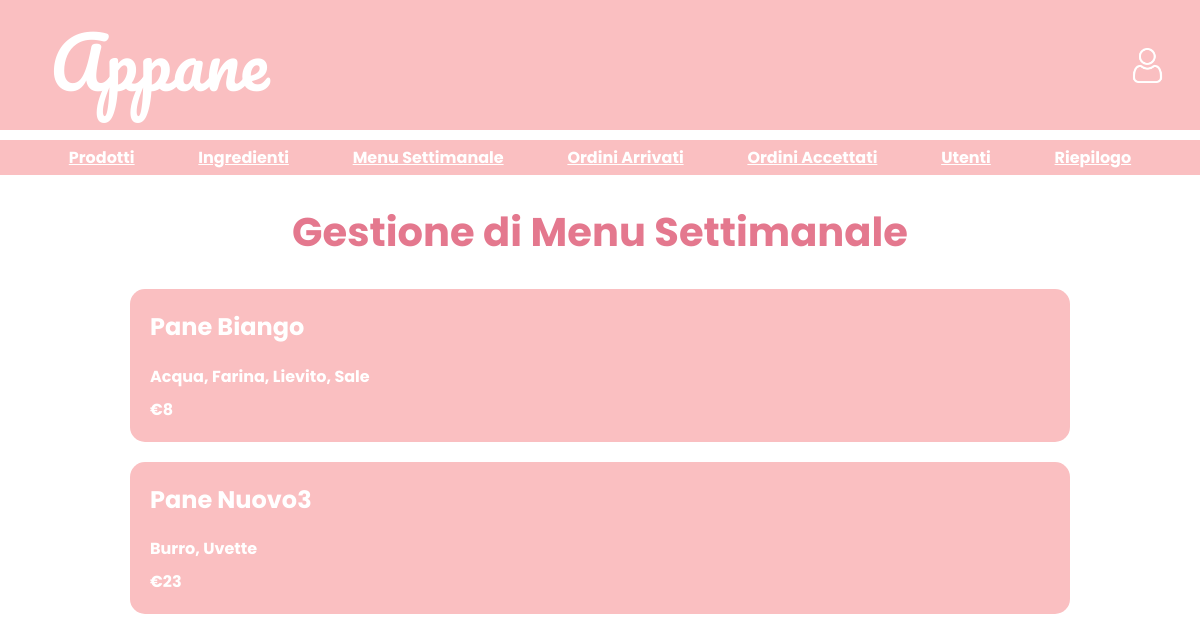
Before: /BACK/managementWeeklyMenu/managementWeeklyMenu.php with the older database file.
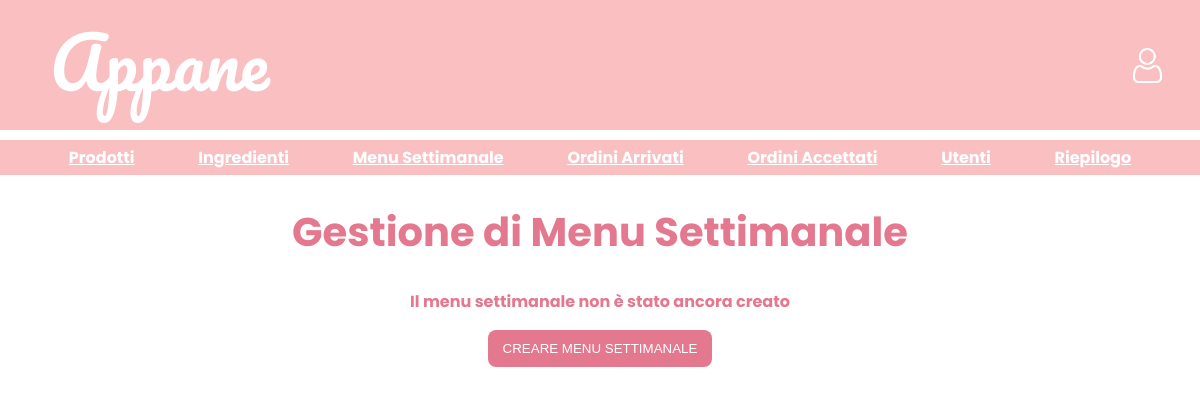
After: the same page with the newer database file.
### tables this page shows
CREATE TABLE `tmenu` (
  `idProdotto` int(11) DEFAULT NULL
);

CREATE TABLE `tprodotto` (
  `id` int(11) NOT NULL,
  `nome` varchar(255) NOT NULL,
  `prezzo` float NOT NULL
);

### BACK/managementWeeklyMenu/managementWeeklyMenu.php (the view, shortened to what this page needs)
<?php
require('../../includes/db.php');
include('../header.php');
function creaProd( $nome, $ingredienti, $prezzo)
{
    $string_ingredienti = implode(', ', $ingredienti);
    return "<div class='prodotto'>
                <div>
                    <h2>$nome</h2>
                </div>
                <p>$string_ingredienti</p>
                <p>€$prezzo</p>
            </div>";
}
?>
<!DOCTYPE html>
<html lang="it">
<head>
    <link rel="stylesheet" href="../../grafica/style.css?v=<?php echo time();?>">
</head>
<body>
    <div class="main-content">
        <h1>Gestione di Menu Settimanale</h1>
        <div class="menu">
            <?php
            $sqlMenu = "SELECT idProdotto FROM tmenu";
            $resultMenu = $conn->query($sqlMenu);
            if ($resultMenu->num_rows > 0) {
                while($rowIdProd = $resultMenu->fetch_assoc()){
                    $stmtProd = $conn->prepare("SELECT nome, prezzo FROM tprodotto WHERE id = ?");
                    $stmtProd->bind_param("i", $rowIdProd["idProdotto"]);
                    $stmtProd->execute();
                    $resultProd = $stmtProd->get_result();
                    if($resultProd->num_rows===1){
                        $rowProd = $resultProd->fetch_assoc();
                        $stmtIng = $conn->prepare("SELECT idIngrediente FROM tricetta WHERE idProdotto = ?");
                        $stmtIng->bind_param("i", $rowIdProd["idProdotto"]);
                        $stmtIng->execute();
                        $resultI = $stmtIng->get_result();
                        $ingredienti = [];
                        while ($rowI = $resultI->fetch_assoc()) {
                            $stmt = $conn->prepare("SELECT nome FROM tingrediente WHERE id = ?");
                            $stmt->bind_param("i", $rowI['idIngrediente']);
                            $stmt->execute();
                            $result = $stmt->get_result();
                            if($result->num_rows===1){
                                $ingredienti[] = $result->fetch_assoc()["nome"];
                            }
                        }
                        sort($ingredienti);
                        echo creaProd( $rowProd["nome"], $ingredienti,  $rowProd["prezzo"]);
                    }
                }
            } else {
                echo '<p > Il menu settimanale non è stato ancora creato </p>
                    <button  class="btn" title="Crea menu settimanale"
                    onclick="openModal(\'modalCreateWeeklyMenu.php\')">CREARE MENU SETTIMANALE</button>';
            }
            ?>
        </div>
    </div>
</body>
</html>

Changed rows visible on the page:
removed tmenu: idProdotto.nome "Pane Biango", string_ingredienti "Acqua, Farina, Lievito, Sale", idProdotto.prezzo "8"
removed tmenu: idProdotto.nome "Pane Nuovo3", string_ingredienti "Burro, Uvette", idProdotto.prezzo "23"
Other visible differences:
text now shown: "Il menu settimanale non è stato ancora creato CREARE MENU SETTIMANALE"
